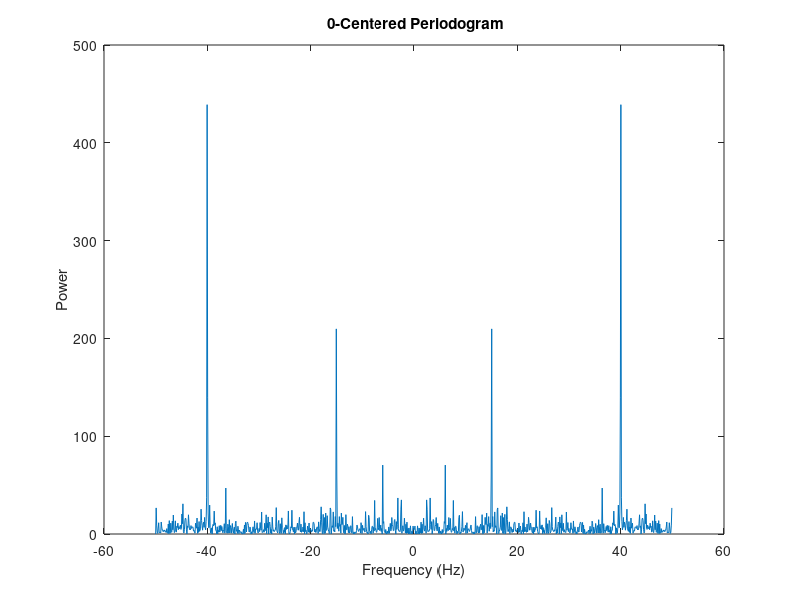

This figure's MATLAB source:
close all;
clear all;
clc;

fs = 100;                          % Sample frequency (Hz)
t = 0:1/fs:10-1/fs;                % 10 sec sample
x = (1.3)*sin(2*pi*15*t) ...       % 15 Hz component
  + (1.7)*sin(2*pi*40*(t-2)) ...   % 40 Hz component
  + (2.5)*randn(size(t));          % Gaussian noise;


m = length(x);          % Window length
n = pow2(nextpow2(m));  % Transform length
y = fft(x,n);           % DFT
f = (0:n-1)*(fs/n);     % Frequency range (one sided)
power = y.*conj(y)/n;   % Power of the DFT

y0 = fftshift(y);          % Rearrange y values
f0 = (-n/2:n/2-1)*(fs/n);  % 0-centered frequency range
power0 = y0.*conj(y0)/n;   % 0-centered power

plot(f0,power0)
xlabel('Frequency (Hz)')
ylabel('Power')
title('{\bf 0-Centered Periodogram}')